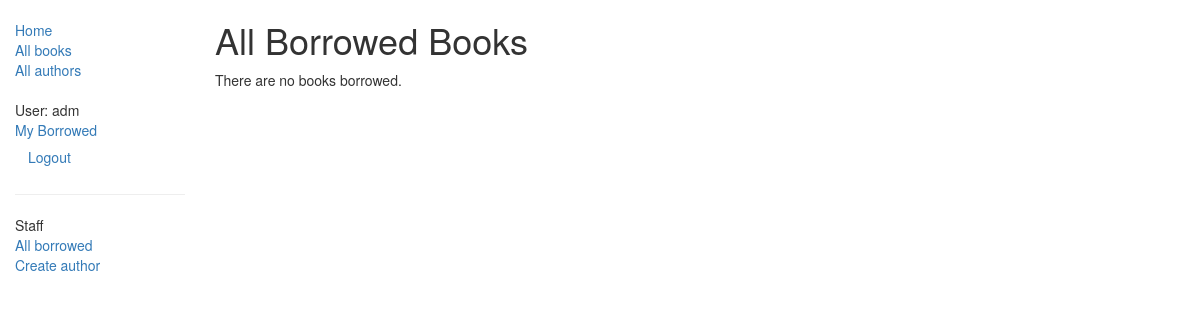
The app's page /catalog/borrowed/ (signed in), older data.
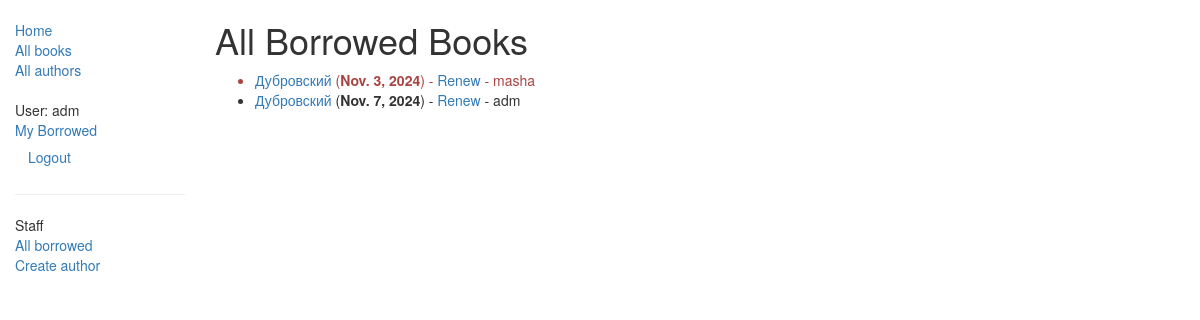
The same page, newer data.
### catalog/models.py (models this page shows, shortened)
class BookInstance(models.Model):
    id = models.UUIDField(primary_key=True, default=uuid.uuid4, help_text="Unique ID for this particular book across whole library")
    book = models.ForeignKey('Book', on_delete=models.SET_NULL, null=True)
    imprint = models.CharField(max_length=200)
    due_back = models.DateField(null=True, blank=True)
    borrower = models.ForeignKey(User, on_delete=models.SET_NULL, null=True, blank=True)
    LOAN_STATUS = (
        ('m', 'Maintenance'),
        ('o', 'On loan'),
        ('a', 'Available'),
        ('r', 'Reserved'),
    )
    status = models.CharField(max_length=1, choices=LOAN_STATUS, blank=True, default='m', help_text='Book availability')
    @property
    def is_overdue(self):
        if self.due_back and date.today() > self.due_back:
            return True
        return False
    class Meta:
        ordering = ["due_back"]
        permissions = (("can_mark_returned", "Set book as returned"),)

class Book(models.Model):
    title = models.CharField(max_length=200)
    author = models.ForeignKey('Author', on_delete=models.SET_NULL, null=True)
    summary = models.TextField(max_length=1000, help_text="Enter a brief description of the book")
    isbn = models.CharField('ISBN',max_length=13, help_text='13 Character <a href="https://www.isbn-international.org/content/what-isbn">ISBN number</a>')
    genre = models.ManyToManyField(Genre, help_text="Select a genre for this book")
    def display_genre(self):
        """
        Creates a string for the Genre. This is required to display genre in Admin.
        """
        return ', '.join([ genre.name for genre in self.genre.all()[:3] ])
    display_genre.short_description = 'Genre'

### catalog/views.py (the view)
# urls.py: path('borrowed/', views.LoanedBooksAllListView.as_view(), name='all-borrowed'),
class LoanedBooksAllListView(PermissionRequiredMixin, generic.ListView):
    model = BookInstance
    permission_required = 'catalog.can_mark_returned'
    template_name = 'catalog/bookinstance_list_borrowed_all.html'
    paginate_by = 10
    def get_queryset(self):
        return BookInstance.objects.filter(status__exact='o').order_by('due_back')

### catalog/templates/catalog/bookinstance_list_borrowed_all.html
{% extends "base_generic.html" %}
{% block content %}
    <h1>All Borrowed Books</h1>
    {% if bookinstance_list %}
    <ul>
      {% for bookinst in bookinstance_list %}
      <li class="{% if bookinst.is_overdue %}text-danger{% endif %}">
        <a href="{% url 'book-detail' bookinst.book.pk %}">
            {{bookinst.book.title}}</a> (<b>{{ bookinst.due_back }}</b>)
            {% if perms.catalog.can_mark_returned %}-
                <a href="{% url 'renew-book-librarian' bookinst.id %}">Renew</a>
            {% endif %}
          {% if user.is_staff %}- {{ bookinst.borrower }}{% endif %}
      </li>
      {% endfor %}
    </ul>
    {% else %}
      <p>There are no books borrowed.</p>
    {% endif %}
{% endblock %}

Row changes from the older to the newer data that the page shows:
added BookInstance: book "Дубровский", due_back "Nov. 3, 2024", borrower "masha"
added BookInstance: book "Дубровский", due_back "Nov. 7, 2024", borrower "adm"
Text that changed along with them:
text no longer shown: "There are no books borrowed."
